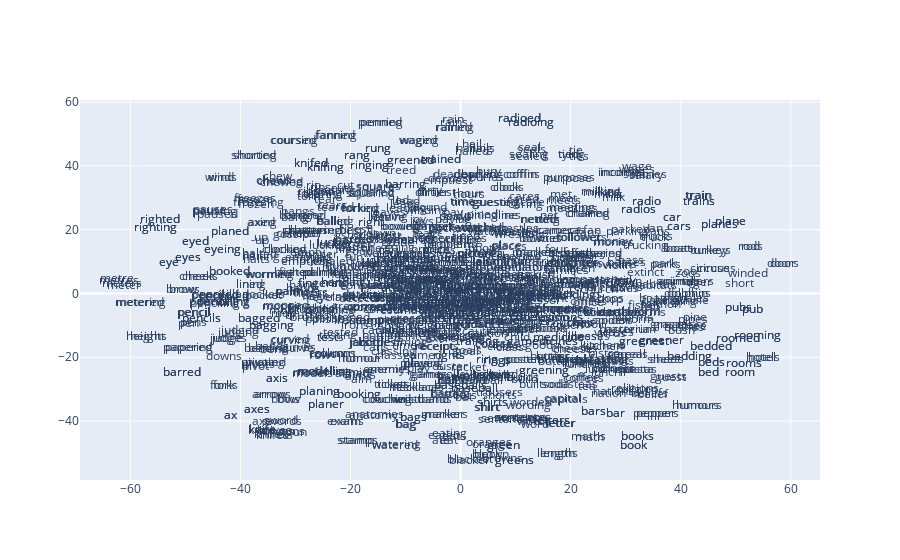

Source (notebook cell):
### Code cell
def plot_with_matplotlib(x_vals, y_vals, labels):
    import matplotlib.pyplot as plt
    import random

    random.seed(0)

    plt.figure(figsize=(18, 18))
    plt.scatter(x_vals, y_vals)

    #
    # Label randomly subsampled 25 data points
    #
    indices = list(range(len(labels)))
    selected_indices = random.sample(indices, 25)
    for i in selected_indices:
        plt.annotate(labels[i], (x_vals[i], y_vals[i]))

try:
    get_ipython()
except Exception:
    plot_function = plot_with_matplotlib
else:
    plot_function = plot_with_plotly

plot_function(x_vals, y_vals, labels)

### Figure 1 — Plotly figure (JSON) as saved in the notebook; plotly's stock layout.template omitted (floating-point values rounded to 4 significant figures; data arrays with more than 128 entries replaced by an {"elided": "..."} marker saying what was removed)
{"data": [{"mode": "text", "text": {"elided": "954 str values"}, "type": "scatter", "x": {"elided": "954 float values"}, "y": {"elided": "954 float values"}}], "layout": {}}
